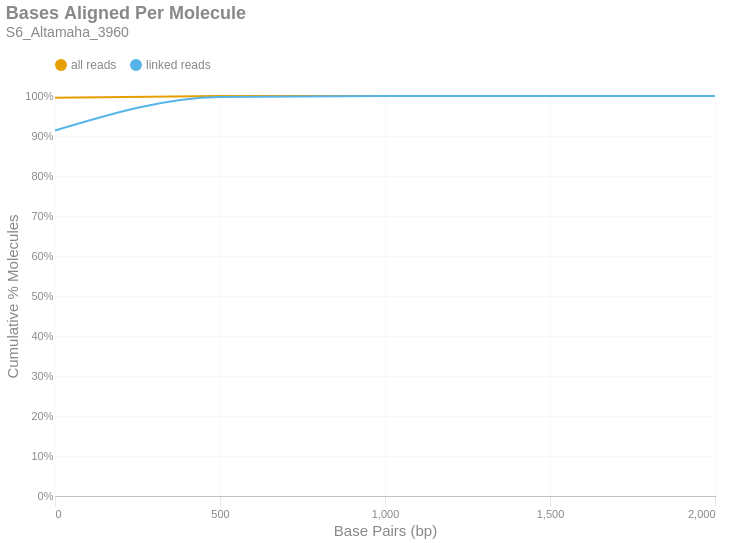

The cell this chart's notebook holds for it:
### Markdown cell above
### Bases Aligned Per Molecule
This is a cumulative frequency distribution showing the number of base pairs aligned per unique molecule. These data are shown in 500 bp bins. There are two distributions: one with `all reads` (yellow) and another with only `linked reads` (blue). The percent of molecules in the `linked reads` distribution is relative to the total number of linked molecules.

### Code cell
if SKIPLR:
    print_html(f"Skipped")
else:
    binned_df = consolidated_hist(valids['aligned_bp'], mask, 500, True)
    with SafeRender(binned_df):
        (
            density_plot(binned_df, 'Bases Aligned Per Molecule', samplename, 'basesper')
            .encode(
                x=alt.X('bin:Q', title="Base Pairs (bp)").axis(tickMinStep=500).scale(padding=0),
                y=alt.Y('value:Q', title='Cumulative % Molecules')
                    .axis(format='%')
                    .scale(domain = [0,1])
                    .stack(False),
                color=alt.Color("key:N").scale(domain = ["all reads", "linked reads"]),
                tooltip = [
                    alt.Tooltip("key:N", title = "Data Type"),
                    alt.Tooltip("range_label:N", title="Bases Aligned Per Molecule"),
                    alt.Tooltip("value:Q", format = ".2%", title="% Molecules (Cum.)")
                ]
            )
        ).display()

### Figure 1 — Vega-Lite specification as saved in the notebook (floating-point values rounded to 4 significant figures)
{"width": "container", "height": 400, "config": {"title": {"anchor": "start", "dy": -15, "fontSize": 18, "color": "#888888", "subtitleColor": "#888888", "subtitleFontSize": 14}, "arc": {"fill": "#0072B2"}, "axis": {"domainColor": "#888888", "domainWidth": 0.5, "gridWidth": 0.2, "grid": false, "titleFontWeight": 400, "titleFontSize": 15, "labelFontSize": 11, "labelColor": "#888888", "tickColor": "#888888", "tickWidth": 0.2, "titleColor": "#888888"}, "axisBand": {"grid": false}, "axisX": {"grid": true, "tickSize": 10, "domainCap": "round"}, "axisY": {"domain": false, "grid": true, "tickSize": 0, "domainCap": "round"}, "background": "transparent", "header": {"labelFontSize": 15, "labelColor": "#888888", "titleFontSize": 15, "titleFontWeight": 600, "titleColor": "#888888"}, "legend": {"labelFont": "sans-serif", "labelFontSize": 12, "labelColor": "#888888", "symbolSize": 100, "symbolType": "circle", "titleFontSize": 12, "titlePadding": 10, "titleColor": "#888888", "title": null, "orient": "top"}, "range": {"category": ["#E69F00", "#56B4E9", "#009E73", "#F0E442", "#0072B2", "#D55E00", "#CC79A7", "#000000"], "diverging": ["#cfe8f3", "#a2d4ec", "#73bfe2", "#46abdb", "#1696d2", "#12719e"]}, "area": {"fill": "#0072B2", "fillOpacity": 0.7, "line": true, "strokeOpacity": 0.7}, "line": {"color": "#0072B2", "stroke": "#0072B2", "strokeWidth": 2}, "trail": {"color": "#0072B2", "stroke": "#0072B2", "strokeWidth": 0, "size": 1}, "point": {"filled": true, "fillOpacity": 1.0, "size": 95}, "text": {"color": "#888888", "fontSize": 11, "align": "right", "fontWeight": 400, "size": 11}, "bar": {"fill": "#0072B2", "stroke": null}, "view": {"stroke": null, "continuousWidth": 660, "continuousHeight": 400}}, "data": {"name": "data-56335686c85f453ba50c2decb4b9b6a0"}, "mark": {"type": "line", "interpolate": "monotone", "point": {"opacity": 0, "size": 275}}, "encoding": {"color": {"field": "key", "scale": {"domain": ["all reads", "linked reads"]}, "type": "nominal"}, "tooltip": [{"field": "key", "title": "Data Type", "type": "nominal"}, {"field": "range_label", "title": "Bases Aligned Per Molecule", "type": "nominal"}, {"field": "value", "format": ".2%", "title": "% Molecules (Cum.)", "type": "quantitative"}], "x": {"axis": {"tickMinStep": 500}, "field": "bin", "scale": {"padding": 0}, "title": "Base Pairs (bp)", "type": "quantitative"}, "y": {"axis": {"format": "%"}, "field": "value", "scale": {"domain": [0, 1]}, "stack": false, "title": "Cumulative % Molecules", "type": "quantitative"}}, "params": [{"name": "param_c36ac31b6afebe62", "select": {"type": "point", "fields": ["key"]}, "bind": "legend"}], "title": {"text": "Bases Aligned Per Molecule", "subtitle": "S6_Altamaha_3960"}, "transform": [{"fold": ["all reads (cumsum)", "linked reads (cumsum)"]}, {"calculate": "replace(datum.key, ' (cumsum)', '')", "as": "key"}, {"filter": {"param": "param_c36ac31b6afebe62"}}], "usermeta": {"embedOptions": {"downloadFileName": "S6_Altamaha_3960.basesper"}}, "$schema": "https://vega.github.io/schema/vega-lite/v6.1.0.json", "datasets": {"data-56335686c85f453ba50c2decb4b9b6a0": [{"bin": "0.0", "interval": "0.0-500.0", "all reads": 0.9957, "linked reads": 0.9137, "all reads (cumsum)": 0.9957, "linked reads (cumsum)": 0.9137, "range_label": "0-499"}, {"bin": "500.0", "interval": "500.0-1000.0", "all reads": 0.004135, "linked reads": 0.08395, "all reads (cumsum)": 0.9999, "linked reads (cumsum)": 0.9976, "range_label": "500-999"}, {"bin": "1000.0", "interval": "1000.0-1500.0", "all reads": 0.0001118, "linked reads": 0.002181, "all reads (cumsum)": 1.0, "linked reads (cumsum)": 0.9998, "range_label": "1000-1499"}, {"bin": "1500.0", "interval": "1500.0-2000.0", "all reads": 9.579e-06, "linked reads": 0.0001607, "all reads (cumsum)": 1.0, "linked reads (cumsum)": 1.0, "range_label": "1500-1999"}, {"bin": "2000.0", "interval": "2000.0-2500.0", "all reads": 2.129e-06, "linked reads": 4.591e-05, "all reads (cumsum)": 1.0, "linked reads (cumsum)": 1.0, "range_label": "2000-2499"}]}}
